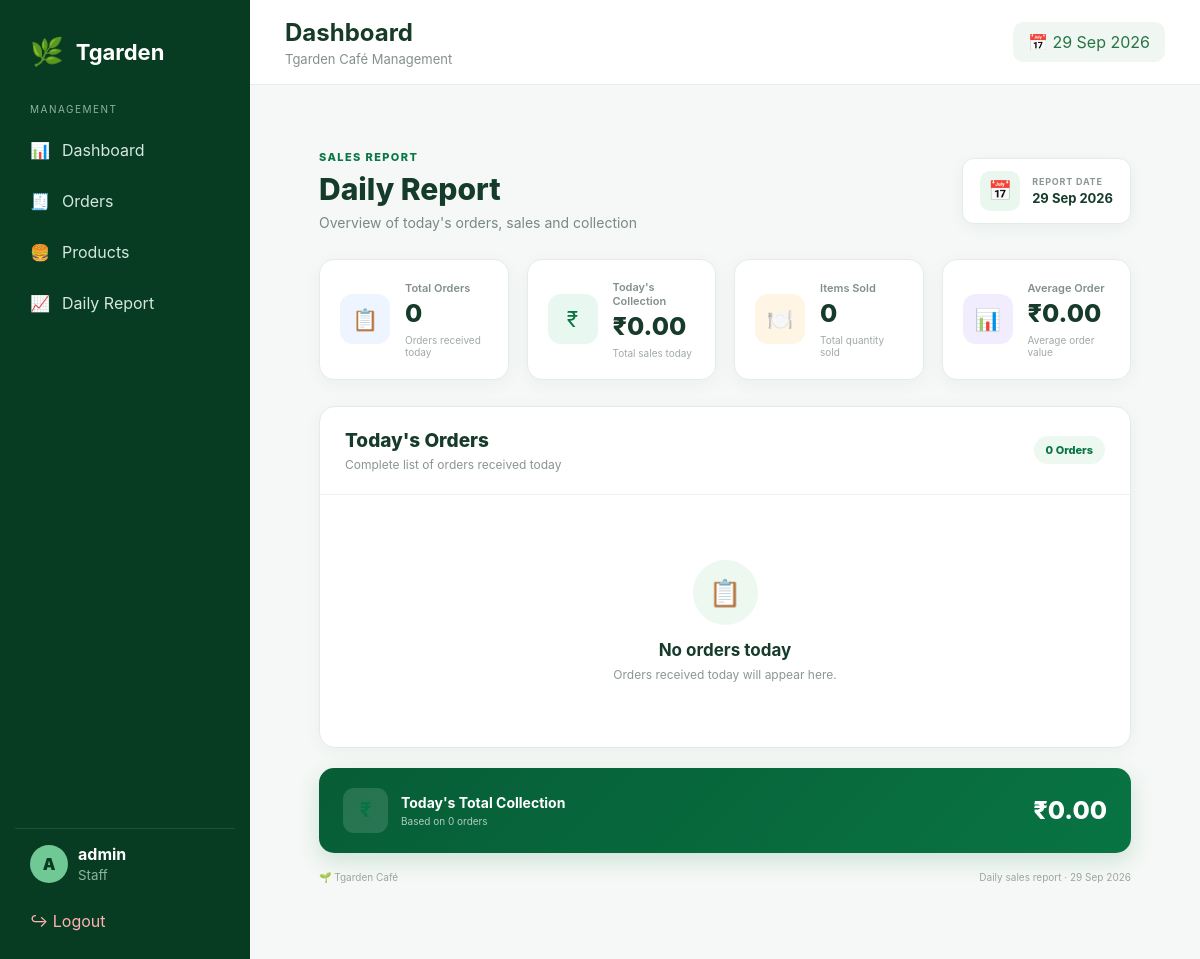
Before: /staff/daily-report/ (signed in) with the older database file.
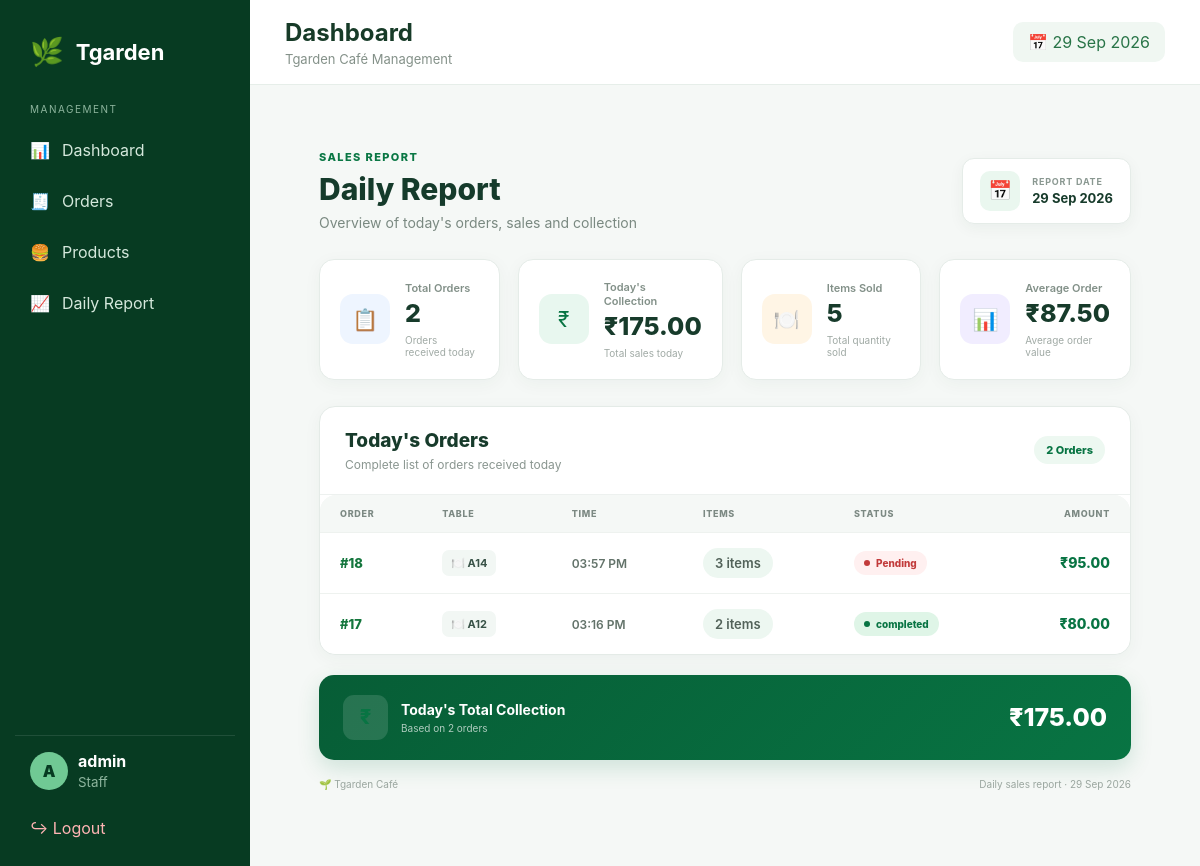
After: the same page with the newer database file.
### cafe/models.py (models this page shows, shortened)
class Order(models.Model):
    STATUS_CHOICES = [
        ("Pending", "Pending"),
        ("Preparing", "Preparing"),
        ("Ready", "Ready"),
        ("Completed", "Completed"),
        ("Cancelled", "Cancelled"),
    ]
    table_name = models.CharField(
        max_length=100
    )
    total_amount = models.DecimalField(
        max_digits=10,
        decimal_places=2,
        default=0
    )
    status = models.CharField(
        max_length=20,
        choices=STATUS_CHOICES,
        default="Pending"
    )
    created_at = models.DateTimeField(
        auto_now_add=True
    )
    class Meta:
        ordering = ["-created_at"]

### staff/views.py (the view)
@login_required
def daily_report(request):
    today = timezone.localdate()
    orders = (
        Order.objects
        .filter(created_at__date=today)
        .prefetch_related("items__product")
        .order_by("-created_at")
    )
    total_orders = orders.count()
    total_collection = (
        orders.aggregate(
            total=Sum("total_amount")
        )["total"] or 0
    )
    total_items = 0
    for order in orders:
        for item in order.items.all():
            total_items += item.quantity
    if total_orders:
        average_order = total_collection / total_orders
    else:
        average_order = 0
    context = {
        "orders": orders,
        "report_date": today,
        "total_orders": total_orders,
        "total_collection": total_collection,
        "total_items": total_items,
        "average_order": average_order,
    }
    return render(
        request,
        "staff/daily_report.html",
        context
    )

### staff/templates/staff/daily_report.html (shortened to what the changed rows need)
{% extends "staff/base.html" %}
{% load static %}
{% block content %}
<div class="daily-report">
    <div class="daily-report-header">
        <div class="daily-report-title">
            <h1>Daily Report</h1>
        </div>
    </div>
    <div class="report-stat-grid">
        <div class="report-stat">
            <div class="report-stat-info">
                <label>Total Orders</label>
                <strong>
                    {{ total_orders }}
                </strong>
                <small>
                    Orders received today
                </small>
            </div>
        </div>
        <div class="report-stat">
            <div class="report-stat-info">
                <label>Today's Collection</label>
                <strong>
                    ₹{{ total_collection|floatformat:2 }}
                </strong>
                <small>
                    Total sales today
                </small>
            </div>
        </div>
        <div class="report-stat">
            <div class="report-stat-info">
                <label>Items Sold</label>
                <strong>
                    {{ total_items }}
                </strong>
                <small>
                    Total quantity sold
                </small>
            </div>
        </div>
        <div class="report-stat">
            <div class="report-stat-info">
                <label>Average Order</label>
                <strong>
                    ₹{{ average_order|floatformat:2 }}
                </strong>
                <small>
                    Average order value
                </small>
            </div>
        </div>
    </div>
    <div class="orders-report-card">
        <div class="orders-report-header">
            <div>
                <h2>Today's Orders</h2>
                <p>
                </p>
            </div>
            <div class="orders-count">
                {{ total_orders }} Order{{ total_orders|pluralize }}
            </div>
        </div>
        {% if orders %}
        <div class="orders-table-container">
            <table class="orders-table">
                <thead>
                    <tr>
                        <th>Order</th>
                        <th>Table</th>
                        <th>Time</th>
                        <th>Items</th>
                        <th>Status</th>
                        <th style="text-align:right;">
                            Amount
                        </th>
                    </tr>
                </thead>
                <tbody>
                    {% for order in orders %}
                    <tr>
                        <td>
                            <a
                                href="{% url 'staff:order_detail' order.id %}"
                                class="order-id"
                            >
                                #{{ order.id }}
                            </a>
                        </td>
                        <td>
                            <span class="table-number">
                                🍽️ {{ order.table_name }}
                            </span>
                        </td>
                        <td>
                            <span class="order-time">
                                {{ order.created_at|date:"h:i A" }}
                            </span>
                        </td>
                        <td>
                            <span class="item-count">
                                {{ order.items.all|length }}
                                item{{ order.items.all|length|pluralize }}
                            </span>
                        </td>
                        <td>
                            <span
                                class="
                                    order-status
                                    status-{{ order.status|lower }}
                                "
                            >
                                {{ order.get_status_display }}
                            </span>
                        </td>
                        <td class="order-amount">
                            ₹{{ order.total_amount|floatformat:2 }}
                        </td>
                    </tr>
                    {% endfor %}
                </tbody>
            </table>
        </div>
        {% else %}
        <div class="report-empty">
            <div class="report-empty-icon">
                📋
            </div>
            <h3>No orders today</h3>
            <p>
                Orders received today will appear here.
            </p>
        </div>
        {% endif %}
    </div>
    <div class="collection-footer">
        <div class="collection-info">
            <div class="collection-icon">
            </div>
            <div>
                <strong>
                    Today's Total Collection
                </strong>
                <small>
                    Based on {{ total_orders }}
                    order{{ total_orders|pluralize }}
                </small>
            </div>
        </div>
        <div class="collection-total">
            ₹{{ total_collection|floatformat:2 }}
        </div>
    </div>
</div>
{% endblock %}

Changed rows visible on the page:
added Order: id "18", table_name "A14", created_at "03:57 PM", items.all|length "3", status "Pending", total_amount "95.00"
added Order: id "17", table_name "A12", created_at "03:16 PM", items.all|length "2", status "completed", total_amount "80.00"
Other visible differences:
{{ total_orders }}: "0" → "2"
{{ total_collection|floatformat:2 }}: "0.00" → "175.00"
{{ total_items }}: "0" → "5"
{{ average_order|floatformat:2 }}: "0.00" → "87.50"
text no longer shown: "📋 No orders today Orders received today will appear here."
text now shown: "ORDER TABLE TIME ITEMS STATUS AMOUNT"
